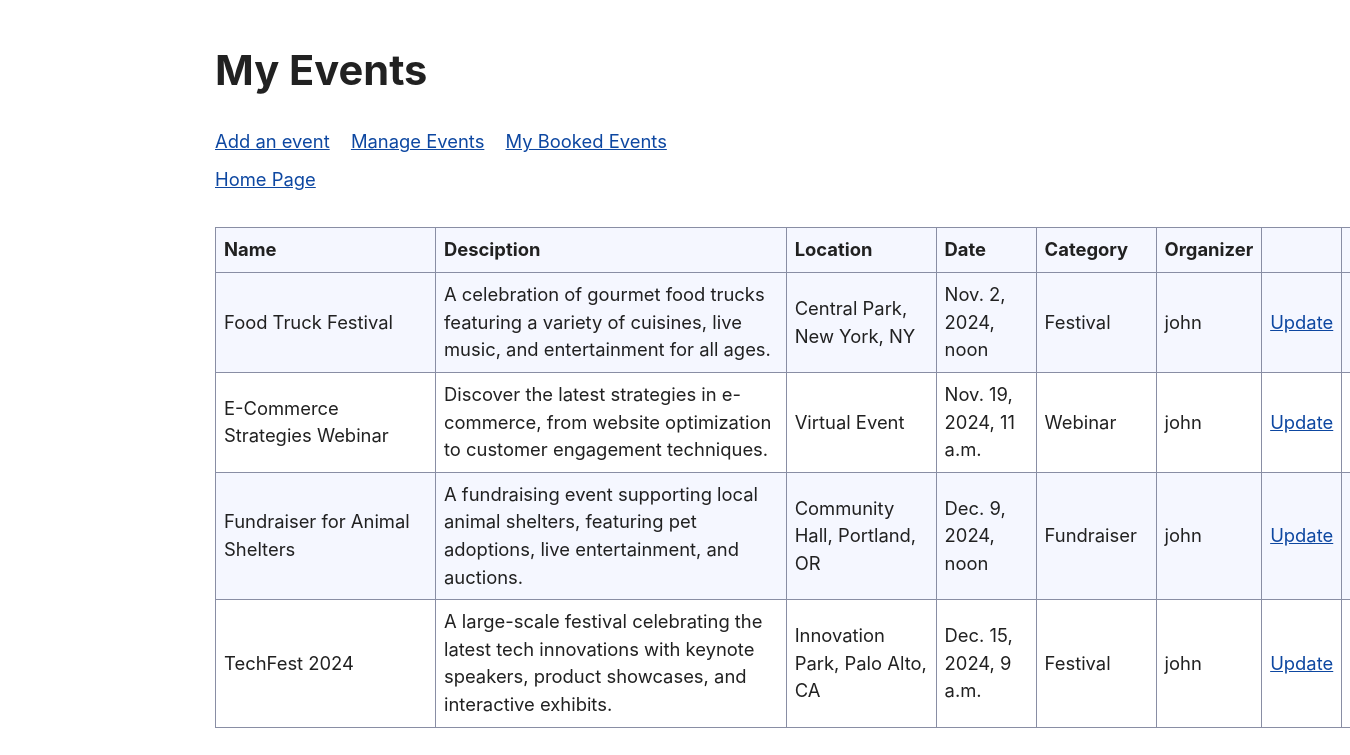
/events/my-events/ (signed in), run on the app's committed database.
### event_track/models.py (models this page shows, shortened)
class Event(models.Model):
    name = models.CharField(max_length=255)
    description = models.TextField(blank=True)
    date = models.DateTimeField()
    location = models.CharField(max_length=255)
    capacity = models.PositiveIntegerField(default=10)
    organizer = models.ForeignKey(User, on_delete=models.CASCADE, related_name='events')
    category = models.ForeignKey(Category, on_delete=models.CASCADE, null=True, related_name='events')

class Category(models.Model):
    name = models.CharField(max_length=255)
    def __str__(self):
        return f'{self.name}'

### event_track/views.py (the view)
# urls.py: path('my-events/', views.my_events, name='my_events'),
@login_required
def my_events(request):
    current_user = request.user
    events = Event.objects.filter(organizer=current_user).all()
    if str(current_user) == 'admin':
        events = Event.objects.all()
    return render(request, 'event_mine.html', {'events': events})

### event_track/templates/event_mine.html
{% extends 'event_track_base.html' %}
{% block content %}
<h2 style="margin-left: -100px;">My Events</h2>
{% include 'event_navbar.html' %}
<nav style="margin-bottom: 10px; margin-left: -100px;">
    <div style="margin: 0;">
        <a style="margin-right: .5rem; margin-left: 0; padding-left: 0;" href="{% url 'event_home' %}">Home Page</a>
    </div>
</nav>
<div>
    {% if events %}
    <table style="width: 1200px; margin-left: -100px;">
        <tr>
            <th style="width: 220px;">Name</th>
            <th>Desciption</th>
            <th>Location</th>
            <th style="width: 100px;">Date</th>
            <th style="width: 120px;">Category</th>
            <th>Organizer</th>
            <th></th>
            <th></th>
        </tr>
        {% for event in events %}
        <tr>
            <td>{{event.name}}</td>
            <td>{{event.description}}</td>
            <td>{{event.location}}</td>
            <td>{{event.date}}</td>
            <td>{{event.category}}</td>
            <td>{{event.organizer}}</td>
            <td><a href="{% url 'update_event' event.id %}">Update</a></td>
            <td><a href="{% url 'delete_event' event.id %}">Delete</a></td>
        </tr>
        {% endfor %}
    </table>
    {% else %}
    <h3>Currently there are no events organized by you.</h3>
    {% endif %}
</div>
{% endblock %}

### event_track/static/css/styles.css (style rules this page uses)
:root, ::backdrop { --sans-font: -apple-system, BlinkMacSystemFont, "Avenir Next", Avenir, "Nimbus Sans L", Roboto, "Noto Sans", "Segoe UI", Arial, Helvetica, "Helvetica Neue", sans-serif; --mono-font: Consolas, Menlo, Monaco, "Andale Mono", "Ubuntu Mono", monospace; --standard-border-radius: 5px; --bg: #fff; --accent-bg: #f5f7ff; --text: #212121; --text-light: #585858; --border: #898ea4; --accent: #0d47a1; --accent-hover: #1266e2; --accent-text: var(--bg); --code: #d81b60; --preformatted: #444; --marked: #fd3; --disabled: #efefef; }
html { font-family: var(--sans-font); scroll-behavior: smooth; }
body { color: var(--text); background-color: var(--bg); grid-template-columns: 1fr min(45rem, 90%) 1fr; margin: 0; font-size: 1.15rem; line-height: 1.5; display: grid; }
body > * { grid-column: 2; }
h2 { margin-top: 3rem; font-size: 2.6rem; }
p, h1, h2, h3, h4, h5, h6 { overflow-wrap: break-word; }
h1, h2, h3 { line-height: 1.1; }
a, a:visited { color: var(--accent); }
table { border-collapse: collapse; margin: 1.5rem 0; }
td, th { border: 1px solid var(--border); text-align: start; padding: 0.5rem; }
th { background-color: var(--accent-bg); font-weight: 700; }
tr:nth-child(2n) { background-color: var(--accent-bg); }

### data on the page
Event: name "Food Truck Festival", description "A celebration of gourmet food trucks featuring a variety of cuisines, live music, and entertainment for all ages.", location "Central Park, New York, NY", date "Nov. 2, 2024, noon", category "Festival", organizer "john"
Event: name "E-Commerce Strategies Webinar", description "Discover the latest strategies in e-commerce, from website optimization to customer engagement techniques.", location "Virtual Event", date "Nov. 19, 2024, 11 a.m.", category "Webinar", organizer "john"
Event: name "Fundraiser for Animal Shelters", description "A fundraising event supporting local animal shelters, featuring pet adoptions, live entertainment, and auctions.", location "Community Hall, Portland, OR", date "Dec. 9, 2024, noon", category "Fundraiser", organizer "john"
Event: name "TechFest 2024", description "A large-scale festival celebrating the latest tech innovations with keynote speakers, product showcases, and interactive exhibits.", location "Innovation Park, Palo Alto, CA", date "Dec. 15, 2024, 9 a.m.", category "Festival", organizer "john"
